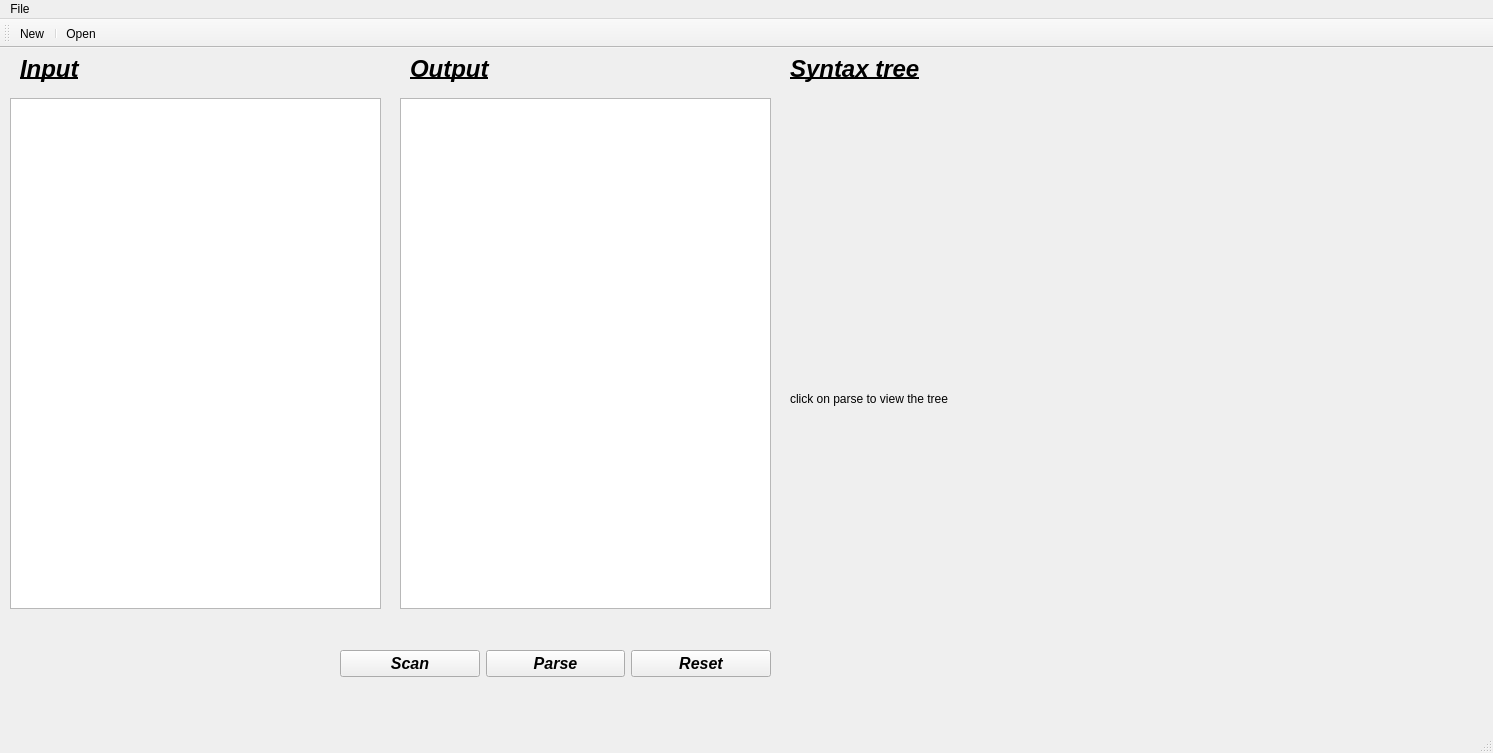
<?xml version="1.0" encoding="UTF-8"?>
<ui version="4.0">
 <class>MainWindow</class>
 <widget class="QMainWindow" name="MainWindow">
  <property name="enabled">
   <bool>true</bool>
  </property>
  <property name="geometry">
   <rect>
    <x>0</x>
    <y>0</y>
    <width>1493</width>
    <height>753</height>
   </rect>
  </property>
  <property name="windowTitle">
   <string>MainWindow</string>
  </property>
  <widget class="QWidget" name="centralwidget">
   <widget class="QTextEdit" name="input">
    <property name="geometry">
     <rect>
      <x>10</x>
      <y>50</y>
      <width>371</width>
      <height>511</height>
     </rect>
    </property>
   </widget>
   <widget class="QTextEdit" name="output">
    <property name="geometry">
     <rect>
      <x>400</x>
      <y>50</y>
      <width>371</width>
      <height>511</height>
     </rect>
    </property>
   </widget>
   <widget class="QLabel" name="label">
    <property name="geometry">
     <rect>
      <x>20</x>
      <y>0</y>
      <width>91</width>
      <height>41</height>
     </rect>
    </property>
    <property name="font">
     <font>
      <pointsize>18</pointsize>
      <italic>true</italic>
      <bold>true</bold>
      <underline>true</underline>
     </font>
    </property>
    <property name="text">
     <string>Input</string>
    </property>
   </widget>
   <widget class="QLabel" name="label_2">
    <property name="geometry">
     <rect>
      <x>410</x>
      <y>0</y>
      <width>111</width>
      <height>41</height>
     </rect>
    </property>
    <property name="font">
     <font>
      <pointsize>18</pointsize>
      <italic>true</italic>
      <bold>true</bold>
      <underline>true</underline>
      <strikeout>false</strikeout>
     </font>
    </property>
    <property name="text">
     <string>Output</string>
    </property>
   </widget>
   <widget class="QLabel" name="label_3">
    <property name="geometry">
     <rect>
      <x>790</x>
      <y>0</y>
      <width>171</width>
      <height>41</height>
     </rect>
    </property>
    <property name="font">
     <font>
      <pointsize>18</pointsize>
      <italic>true</italic>
      <bold>true</bold>
      <underline>true</underline>
     </font>
    </property>
    <property name="text">
     <string>Syntax tree</string>
    </property>
   </widget>
   <widget class="QWidget" name="layoutWidget">
    <property name="geometry">
     <rect>
      <x>340</x>
      <y>590</y>
      <width>431</width>
      <height>51</height>
     </rect>
    </property>
    <layout class="QHBoxLayout" name="horizontalLayout">
     <item>
      <widget class="QPushButton" name="scanButton">
       <property name="font">
        <font>
         <pointsize>12</pointsize>
         <italic>true</italic>
         <bold>true</bold>
        </font>
       </property>
       <property name="text">
        <string>Scan</string>
       </property>
      </widget>
     </item>
     <item>
      <widget class="QPushButton" name="parseButton">
       <property name="font">
        <font>
         <pointsize>12</pointsize>
         <italic>true</italic>
         <bold>true</bold>
        </font>
       </property>
       <property name="text">
        <string>Parse</string>
       </property>
      </widget>
     </item>
     <item>
      <widget class="QPushButton" name="resetButton">
       <property name="font">
        <font>
         <pointsize>12</pointsize>
         <italic>true</italic>
         <bold>true</bold>
        </font>
       </property>
       <property name="text">
        <string>Reset</string>
       </property>
      </widget>
     </item>
    </layout>
   </widget>
   <widget class="QLabel" name="tree">
    <property name="geometry">
     <rect>
      <x>790</x>
      <y>50</y>
      <width>691</width>
      <height>601</height>
     </rect>
    </property>
    <property name="text">
     <string>click on parse to view the tree</string>
    </property>
   </widget>
  </widget>
  <widget class="QMenuBar" name="menubar">
   <property name="geometry">
    <rect>
     <x>0</x>
     <y>0</y>
     <width>1493</width>
     <height>26</height>
    </rect>
   </property>
   <widget class="QMenu" name="menuFile">
    <property name="title">
     <string>File</string>
    </property>
    <addaction name="actionNew"/>
    <addaction name="actionOpen"/>
   </widget>
   <addaction name="menuFile"/>
  </widget>
  <widget class="QStatusBar" name="statusbar">
   <property name="enabled">
    <bool>true</bool>
   </property>
   <property name="font">
    <font>
     <italic>false</italic>
     <bold>false</bold>
    </font>
   </property>
  </widget>
  <widget class="QToolBar" name="toolBar">
   <property name="windowTitle">
    <string>toolBar</string>
   </property>
   <attribute name="toolBarArea">
    <enum>TopToolBarArea</enum>
   </attribute>
   <attribute name="toolBarBreak">
    <bool>false</bool>
   </attribute>
   <addaction name="actionNew"/>
   <addaction name="separator"/>
   <addaction name="actionOpen"/>
  </widget>
  <action name="actionNew">
   <property name="icon">
    <iconset resource="resource.qrc">
     <normaloff>:/rec/icons/document_new.png</normaloff>:/rec/icons/document_new.png</iconset>
   </property>
   <property name="text">
    <string>New</string>
   </property>
  </action>
  <action name="actionOpen">
   <property name="icon">
    <iconset resource="resource.qrc">
     <normaloff>:/rec/icons/document_open.png</normaloff>:/rec/icons/document_open.png</iconset>
   </property>
   <property name="text">
    <string>Open</string>
   </property>
  </action>
 </widget>
 <resources>
  <include location="resource.qrc"/>
 </resources>
 <connections/>
</ui>
